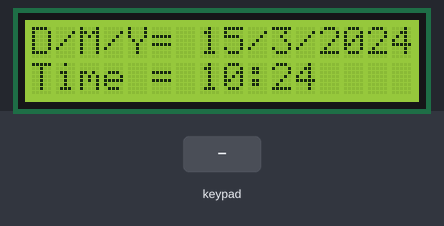
The sketch below on a simulated Arduino Uno, built with avr-gcc and run on an emulated ATmega328P. Parts: 16×2 character LCD. The test bench sets the inputs (shaded band). The local clock reads 2024-03-15 10:24:30 at power-on unless the sketch sets it; what the sketch prints to the serial monitor is not drawn.

Above: at 1.2 s.
1.3 s: key 'A' pressed
At 1.53 s:
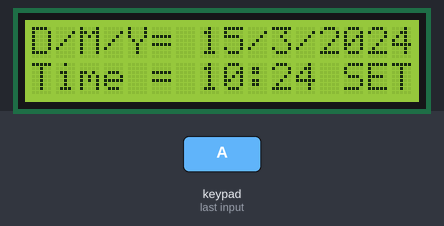
4.0 s: keypad keys 7 6 5 4 # pressed 0.4 s apart
At 6.4 s:
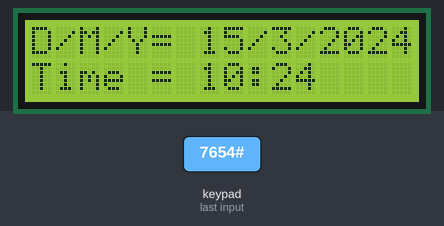
7.5 s: key 'B' pressed
At 8.13 s:
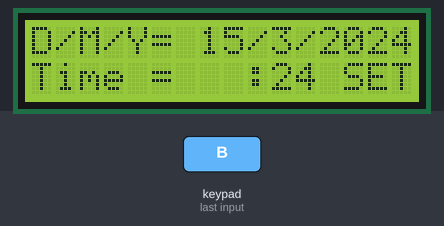
9.4 s: keypad keys 7 6 5 4 D pressed 0.4 s apart
At 11.73 s:
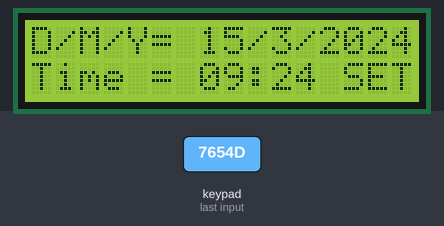
Timing chart, 0 to 13.2 s (numbered marks = the images above; inputs shaded):
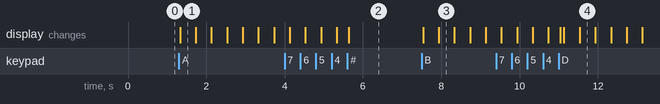

The sketch:

Check14_3.ino
```cpp
//14.3
#include <Wire.h>
#include <LiquidCrystal_I2C.h>
#include <Keypad_I2C.h>
#include <Keypad.h>
#include <TimeLib.h>
#include <DS1307RTC.h>

#define I2CADDR   0x20
#define BLINK_MS  400
#define YEAR_MIN  2000        // ช่วงปีที่ DS-1307 รองรับ
#define YEAR_MAX  2099

const byte ROWS = 4;
const byte COLS = 4;

char hexaKeys[ROWS][COLS] = {
  {'1','2','3','A'},
  {'4','5','6','B'},
  {'7','8','9','C'},
  {'*','0','#','D'}
};
byte rowPins[ROWS] = {7, 6, 5, 4};
byte colPins[COLS] = {3, 2, 1, 0};

LiquidCrystal_I2C lcd(0x27, 16, 2);   // บางรุ่นอาจเป็น 0x3F
Keypad_I2C keypad(makeKeymap(hexaKeys), rowPins, colPins, ROWS, COLS, I2CADDR);

enum Mode  { MODE_RUN, MODE_SET_TIME, MODE_SET_DATE };
enum Field { F_HOUR, F_MIN, F_DAY, F_MON, F_YEAR };

Mode  mode  = MODE_RUN;
Field field = F_HOUR;

uint8_t e_hour = 0, e_min = 0, e_day = 1, e_mon = 1;
int     e_year = 2026;

bool          blink_on    = true;
unsigned long blink_last  = 0;
unsigned long draw_last   = 0;
bool          need_redraw = true;

uint8_t f_pos[3], f_len[3];   // ตำแหน่ง/ความยาวของ วัน เดือน ปี บนบรรทัดที่ 0

tmElements_t tm;
char line[17];

// ---------------------------------------------------------------- LCD helper
void lcd_line(uint8_t row, const char *s)
{
  char b[17];
  uint8_t i = 0;
  while (i < 16 && s[i]) { b[i] = s[i]; i++; }
  while (i < 16) b[i++] = ' ';
  b[16] = '\0';
  lcd.setCursor(0, row);
  lcd.print(b);
}

// สร้างบรรทัด "D/M/Y=" + วันที่ชิดขวา พร้อมจดตำแหน่งของแต่ละฟิลด์ไว้ใช้ตอนกะพริบ
void build_date_line(char *out, uint8_t d, uint8_t m, int y)
{
  char t[12];
  uint8_t p = 0, fp[3], fl[3];

  fl[0] = sprintf(t, "%d", d);       fp[0] = 0;  p  = fl[0];
  t[p++] = '/';
  fl[1] = sprintf(t + p, "%d", m);   fp[1] = p;  p += fl[1];
  t[p++] = '/';
  fl[2] = sprintf(t + p, "%d", y);   fp[2] = p;  p += fl[2];

  uint8_t off = 16 - p;              // จัดชิดขวาสุดของบรรทัด
  memset(out, ' ', 16);
  out[16] = '\0';
  memcpy(out, "D/M/Y=", 6);
  memcpy(out + off, t, p);

  for (uint8_t i = 0; i < 3; i++) {
    f_pos[i] = off + fp[i];
    f_len[i] = fl[i];
  }
}

// ------------------------------------------------------------- calendar rule
uint8_t days_in_month(uint8_t m, int y)
{
  static const uint8_t d[12] = {31,28,31,30,31,30,31,31,30,31,30,31};
  if (m == 2 && ((y % 4 == 0 && y % 100 != 0) || y % 400 == 0)) return 29;
  return d[m - 1];
}

// กันกรณีวันที่เกินจำนวนวันของเดือนใหม่ เช่น 31 -> เดือน 4 ต้องเหลือ 30
void clamp_day(void)
{
  uint8_t last = days_in_month(e_mon, e_year);
  if (e_day > last) e_day = last;
}

// ------------------------------------------------------------ RTC read/write
void load_from_rtc(void)
{
  if (RTC.read(tm)) {
    e_hour = tm.Hour;
    e_min  = tm.Minute;
    e_day  = tm.Day;
    e_mon  = tm.Month;
    e_year = tmYearToCalendar(tm.Year);
    if (e_mon < 1 || e_mon > 12) e_mon = 1;    // กันค่าขยะตอนไอซียังไม่เคยตั้งเวลา
    if (e_day < 1) e_day = 1;
    clamp_day();
  }
}

void save_to_rtc(void)
{
  tmElements_t w;
  w.Hour   = e_hour;
  w.Minute = e_min;
  w.Second = 0;
  w.Day    = e_day;
  w.Month  = e_mon;
  w.Year   = CalendarYrToTm(e_year);

  time_t t = makeTime(w);            // คำนวณวันในสัปดาห์ให้สอดคล้องกับวันที่
  breakTime(t, w);

  if (RTC.write(w)) Serial.println("Date/Time saved to DS1307");
  else              Serial.println("DS1307 write error");
}

// ------------------------------------------------------------------- display
void show_run(void)
{
  if (RTC.read(tm)) {
    build_date_line(line, tm.Day, tm.Month, tmYearToCalendar(tm.Year));
    lcd_line(0, line);
    sprintf(line, "Time = %02d:%02d", tm.Hour, tm.Minute);
    lcd_line(1, line);
  } else if (RTC.chipPresent()) {
    lcd_line(0, "DS1307 stopped");
    lcd_line(1, "Press A or B");
  } else {
    lcd_line(0, "DS1307 read err");
    lcd_line(1, "Check circuitry");
  }
}

void show_set(void)
{
  // ---- บรรทัดที่ 0 : วัน/เดือน/ปี (กะพริบฟิลด์ที่กำลังปรับในโหมด SET DATE)
  build_date_line(line, e_day, e_mon, e_year);
  if (!blink_on && mode == MODE_SET_DATE) {
    uint8_t i = field - F_DAY;                 // F_DAY/F_MON/F_YEAR -> 0/1/2
    for (uint8_t k = 0; k < f_len[i]; k++) line[f_pos[i] + k] = ' ';
  }
  lcd_line(0, line);

  // ---- บรรทัดที่ 1 : เวลา (กะพริบหลักที่กำลังปรับในโหมด SET TIME)
  sprintf(line, "Time = %02d:%02d SET", e_hour, e_min);
  if (!blink_on && mode == MODE_SET_TIME) {
    uint8_t p = (field == F_HOUR) ? 7 : 10;    // HH อยู่คอลัมน์ 7-8, MM อยู่ 10-11
    line[p] = ' ';
    line[p + 1] = ' ';
  }
  lcd_line(1, line);
}

// ------------------------------------------------------------- key handlers
void adjust(int8_t step)
{
  switch (field) {
    case F_HOUR:
      e_hour = (uint8_t)((e_hour + 24 + step) % 24);
      break;
    case F_MIN:
      e_min  = (uint8_t)((e_min + 60 + step) % 60);
      break;
    case F_DAY: {
      uint8_t last = days_in_month(e_mon, e_year);
      e_day = (uint8_t)((e_day - 1 + last + step) % last) + 1;   // วน 1..last
      break;
    }
    case F_MON:
      e_mon = (uint8_t)((e_mon - 1 + 12 + step) % 12) + 1;       // วน 1..12
      clamp_day();
      break;
    case F_YEAR: {
      int span = YEAR_MAX - YEAR_MIN + 1;
      e_year = (e_year - YEAR_MIN + span + step) % span + YEAR_MIN;
      clamp_day();                                               // เผื่อ 29 ก.พ.
      break;
    }
  }
}

void restart_blink(void)
{
  blink_on   = true;
  blink_last = millis();
}

void handle_key(char key)
{
  switch (key) {
    case 'A':                                  // เข้า/เลื่อนโหมดปรับ ว/ด/ป
      if (mode != MODE_SET_DATE) {
        if (mode == MODE_RUN) load_from_rtc();
        mode  = MODE_SET_DATE;
        field = F_DAY;
      } else {
        field = (field == F_DAY) ? F_MON : (field == F_MON) ? F_YEAR : F_DAY;
      }
      restart_blink();
      break;

    case 'B':                                  // เข้า/สลับโหมดปรับเวลา
      if (mode != MODE_SET_TIME) {
        if (mode == MODE_RUN) load_from_rtc();
        mode  = MODE_SET_TIME;
        field = F_HOUR;
      } else {
        field = (field == F_HOUR) ? F_MIN : F_HOUR;
      }
      restart_blink();
      break;

    case 'C':
      if (mode != MODE_RUN) adjust(+1);
      break;

    case 'D':
      if (mode != MODE_RUN) adjust(-1);
      break;

    case '#':                                  // บันทึกลง DS-1307 แล้วออก
      if (mode != MODE_RUN) {
        save_to_rtc();
        mode = MODE_RUN;
      }
      break;

    default:
      break;
  }
}

// ------------------------------------------------------------------ main
void setup()
{
  Serial.begin(38400);
  Wire.begin();
  keypad.begin();
  lcd.init();
  lcd.backlight();
  lcd.clear();
  blink_last = millis();
}

void loop()
{
  char key = keypad.getKey();
  if (key != NO_KEY) { handle_key(key); need_redraw = true; }

  if (millis() - blink_last >= BLINK_MS) {
    blink_last = millis();
    blink_on = !blink_on;
    need_redraw = true;
  }

  // วาดจอทุก 250 มิลลิวินาที หรือเมื่อมีเหตุให้ค่าบนจอเปลี่ยน
  if (need_redraw || millis() - draw_last >= 250) {
    draw_last   = millis();
    need_redraw = false;
    if (mode == MODE_RUN) show_run();
    else                  show_set();
  }
}
```

Measured:
- after the input at 1.3 s, the display: changes at once (image 1)
- after the input at 4.0 s, the display: first differs from a run without the input after 1.6 s (image 2)
- after the input at 7.5 s, the display: first changes at once (image 3 shows a later state)
- after the input at 9.4 s, the display: first differs from a run without the input after 1.6 s (image 4)
- what the display in image 3 shows lasts 0.4 s, from 7.9 s to 8.3 s
